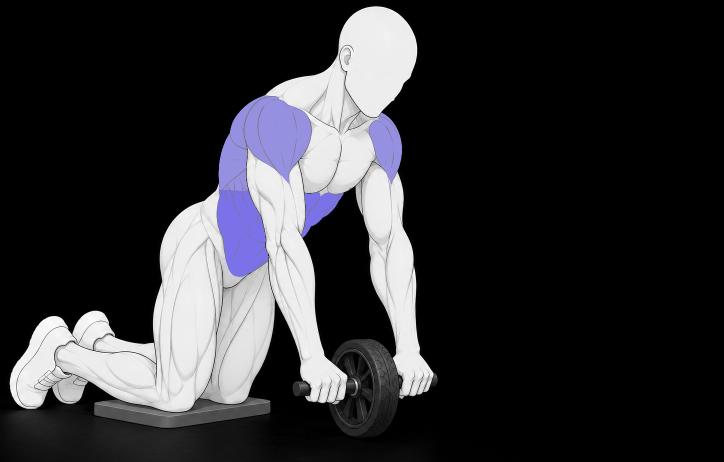
#> input picture docs/exercise-art/sources/ab-wheel/2026-10-14/1-framed.png, 1448 x 924 px (shown at 1/2 size)
$ python prepare-card-floor-matte.py
#> lines starting #> are read from the running program, lines starting #| are printed output that depends on the picture; after the words box and inside, x2 and y2 are one past the last pixel; in counts of white or black regions, pixels touching at a corner belong together
from pathlib import Path
from PIL import Image, ImageFilter, ImageDraw
import numpy as np
import json, hashlib

r = Path(__file__).resolve().parent
native = Image.open(r / '1-framed.png').convert('RGBA')
#> native is the input picture: PIL image 1448x924 RGBA; mean R, G, B, A 47.6, 47.3, 50.2, 255
keyed = Image.open(r / 'normal-keyed-card-source.png').convert('RGBA')
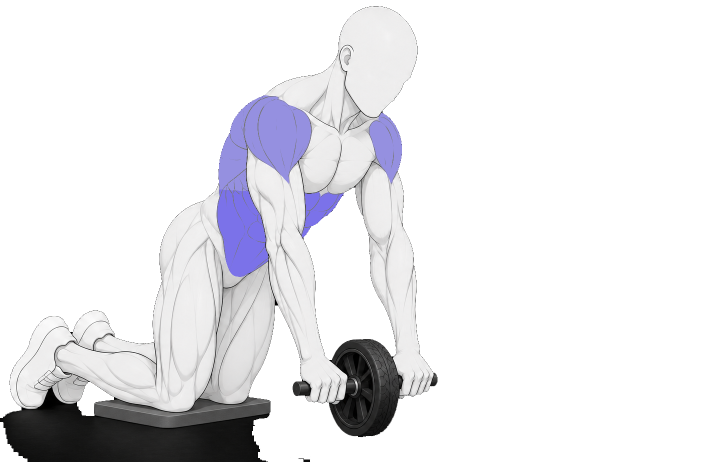
#> input picture docs/exercise-art/sources/ab-wheel/2026-10-14/normal-keyed-card-source.png, 1448 x 924 px (shown at 1/2 size)
#> keyed is the input picture: PIL image 1448x924 RGBA; mean R, G, B, A 47.6, 47.3, 50.2, 69.9
a = np.asarray(native)
b = np.asarray(keyed)
assert np.array_equal(a[:, :, :3], b[:, :, :3])

# Keep original keyed anatomy above the floor band. The lower bright body
# retains its original outlines through a small native close/grow, while
# source-coordinate shapes protect only existing dark wheel/axle/pad pixels.
bright = a[:, :, :3].max(axis=2) > 110
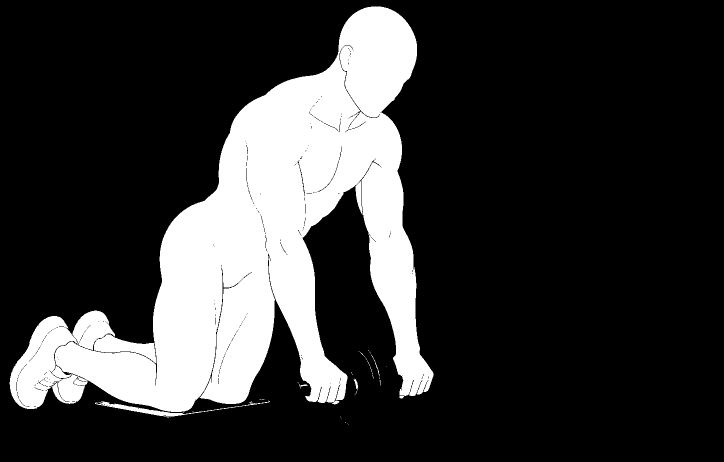
#> bright: shape (924, 1448) bool (shown at 1/2 size); 21.2% white; 38 white regions (32 under 20 px), largest, box (x1, y1, x2, y2) and area: (19, 13, 867, 824) 282017, (190, 802, 540, 833) 1580, (707, 757, 716, 781) 83, (598, 768, 615, 777) 47, (749, 723, 756, 738) 23, (755, 739, 759, 753) 20
seed = Image.fromarray(np.uint8(bright) * 255)
body = seed.filter(ImageFilter.MaxFilter(3)).filter(ImageFilter.MinFilter(3))
#> body: PIL image 1448x924 L; 21.5% white; 27 white regions (22 under 20 px), largest, box (x1, y1, x2, y2) and area: (19, 13, 867, 836) 287120, (707, 757, 716, 781) 86, (743, 710, 759, 753) 61, (598, 768, 615, 777) 51, (759, 755, 761, 771) 20
body = np.asarray(body.filter(ImageFilter.MaxFilter(5))) > 0
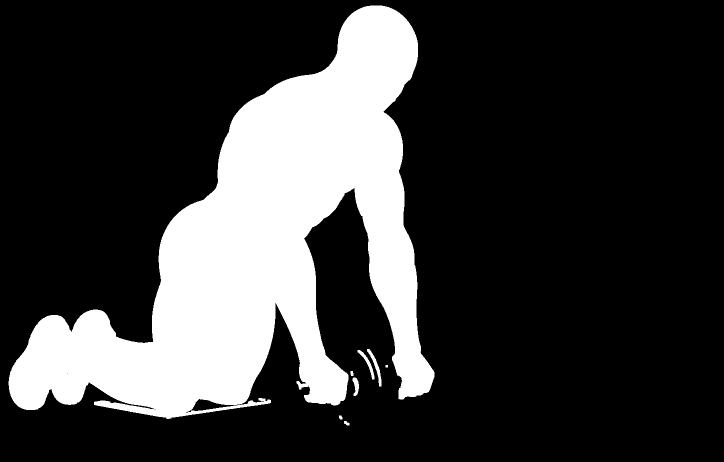
#> body: shape (924, 1448) bool (shown at 1/2 size); 22.5% white; 8 white regions, largest, box (x1, y1, x2, y2) and area: (17, 11, 869, 838) 299813, (734, 698, 763, 773) 488, (715, 700, 749, 759) 409
gear = Image.new('L', native.size)
#> gear: PIL image 1448x924 L; every value is 0
draw = ImageDraw.Draw(gear)
wheel = [(708,679),(729,680),(751,688),(772,702),(788,724),
         (799,753),(804,784),(801,811),(791,839),(777,861),
         (757,873),(735,876),(711,869),(691,854),(675,831),
         (664,804),(660,777),(662,750),(671,722),(684,699)]
axle = [(583,762),(879,750),(880,785),(583,797)]
pad = [(187,802),(226,794),(382,794),(521,794),(543,803),
       (543,831),(521,837),(358,859),(187,835)]
for polygon in [wheel, axle, pad]:
    draw.polygon(polygon, fill=255)
protected = np.asarray(gear) > 0
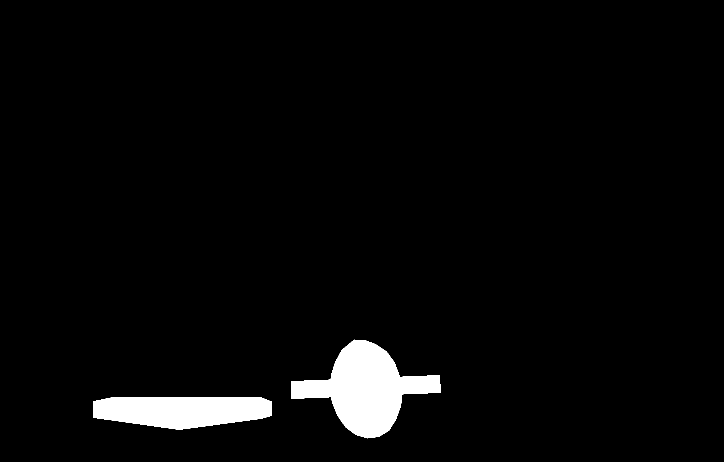
#> protected: shape (924, 1448) bool (shown at 1/2 size); 3.4% white; 2 white regions, box (x1, y1, x2, y2) and area: (583, 679, 881, 877) 27362, (187, 794, 544, 860) 18701
alpha = b[:, :, 3].copy()
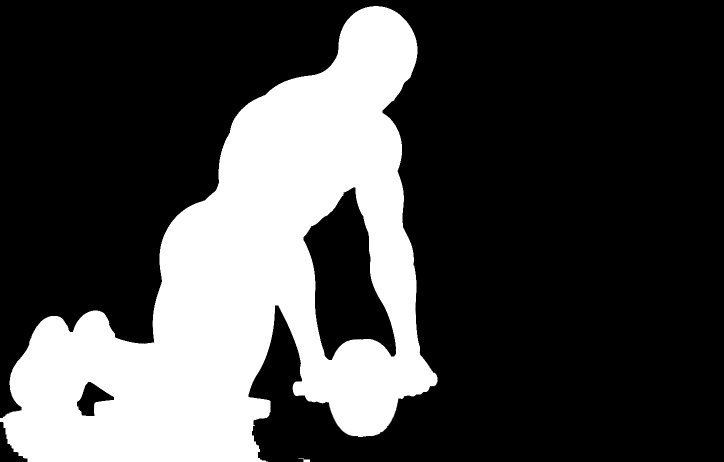
#> alpha: shape (924, 1448) (shown at 1/2 size); min 0, max 255, mean 69.9
floor_domain = np.indices(alpha.shape)[0] >= 600
alpha[floor_domain & ~body & ~protected] = 0
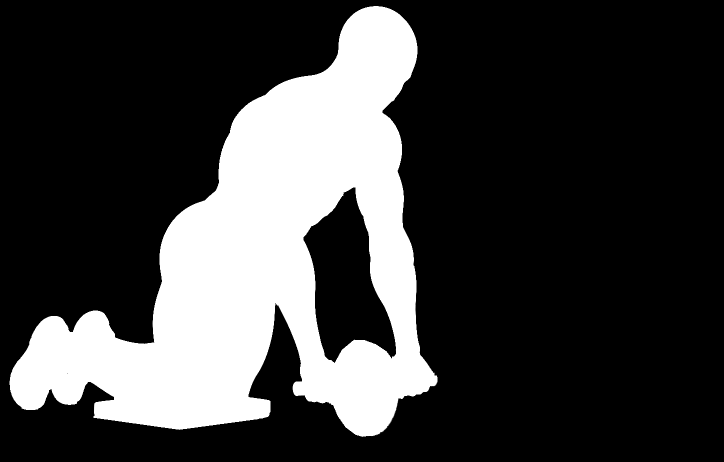
#> alpha: shape (924, 1448) (shown at 1/2 size); 3.37% of pixels changed, all inside (x1, y1, x2, y2) = (0, 606, 873, 924)
# All bright original body/trainers/colour fields stay fully opaque.
alpha[bright] = 255
out = a.copy()
out[:, :, 3] = alpha
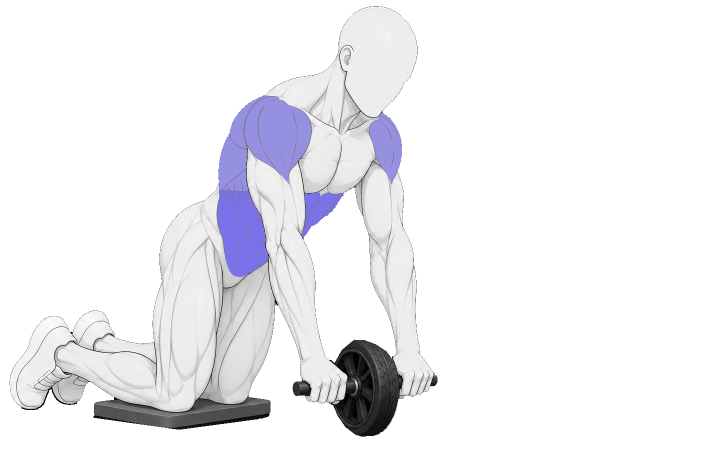
#> out: shape (924, 1448, 4) (shown at 1/2 size); mean R, G, B, A 47.6, 47.3, 50.2, 61.4; transparent parts drawn white
Image.fromarray(out).save(r / 'prepared-card-source.png')
reopened = np.asarray(Image.open(r / 'prepared-card-source.png').convert('RGBA'))
assert np.array_equal(reopened[:, :, :3], a[:, :, :3])
assert np.all(reopened[:, :, 3][bright] == 255)
assert np.array_equal(reopened[:, :, 3][protected], b[:, :, 3][protected])
assert np.all(reopened[884:, :, 3] == 0)

sha = lambda p: hashlib.sha256(p.read_bytes()).hexdigest()
proof = {
    'reference': 'form-frames/ab-wheel/1.webp',
    'frameSha256': sha(r / 'final-frames/1.webp'),
    'framedPngSha256': sha(r / '1-framed.png'),
    'preparedSourceSha256': sha(r / 'prepared-card-source.png'),
    'normalKeyedSourceSha256': sha(r / 'normal-keyed-card-source.png'),
    'dimensions': list(native.size),
    'originalRgbExact': True,
    'brightNativePixels': int(bright.sum()),
    'allBrightNativePixelsOpaque': True,
    'darkGearPadKeyedAlphaPreserved': True,
    'bottomFloorBandTransparent': True,
    'changedAlphaPixelsVsNormalKey': int(np.sum(alpha != b[:, :, 3])),
    'bodyPoseOrEquipmentRgbEdited': False,
    'fromNativeFramedY': 600,
    'brightSeed': 110,
    'closeRadius': 1,
    'growRadius': 2,
    'protectedExistingEquipmentPolygons': {'wheel': wheel, 'axle': axle, 'pad': pad},
    'maskMeaning': 'Retain only original keyed alpha inside reviewed gear/pad shapes. No equipment RGB is drawn or transformed.',
}
(r / 'prepared-card-alpha-proof.json').write_text(json.dumps(proof, indent=2) + '\n', encoding='utf-8')

# Reuse the standard cutout core verbatim. Prepared own-alpha source skips
# further keying, then standard content trim,4%padding and480px scaling run.
#> (the run stopped early here; a loop or call above may not have finished)
